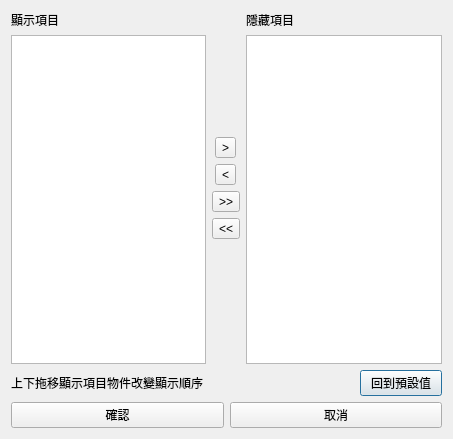
<?xml version="1.0" encoding="UTF-8"?>
<ui version="4.0">
 <class>Dialog</class>
 <widget class="QDialog" name="Dialog">
  <property name="geometry">
   <rect>
    <x>0</x>
    <y>0</y>
    <width>453</width>
    <height>439</height>
   </rect>
  </property>
  <property name="windowTitle">
   <string>編輯顯示項目</string>
  </property>
  <property name="toolTip">
   <string/>
  </property>
  <layout class="QVBoxLayout" name="verticalLayout">
   <item>
    <layout class="QHBoxLayout" name="horizontalLayout_2">
     <item>
      <layout class="QVBoxLayout" name="verticalLayout_3">
       <item>
        <widget class="QLabel" name="label">
         <property name="text">
          <string>顯示項目</string>
         </property>
        </widget>
       </item>
       <item>
        <widget class="QListWidget" name="qtShowListWidget"/>
       </item>
      </layout>
     </item>
     <item>
      <layout class="QVBoxLayout" name="verticalLayout_2">
       <item>
        <spacer name="verticalSpacer">
         <property name="orientation">
          <enum>Qt::Vertical</enum>
         </property>
         <property name="sizeHint" stdset="0">
          <size>
           <width>20</width>
           <height>40</height>
          </size>
         </property>
        </spacer>
       </item>
       <item>
        <layout class="QHBoxLayout" name="horizontalLayout_3">
         <item>
          <widget class="QToolButton" name="qtHideSelectToolButton">
           <property name="toolTip">
            <string>隱藏所選項目</string>
           </property>
           <property name="text">
            <string>&gt;</string>
           </property>
          </widget>
         </item>
        </layout>
       </item>
       <item>
        <layout class="QHBoxLayout" name="horizontalLayout_4">
         <item>
          <widget class="QToolButton" name="qtShowSelectToolButton">
           <property name="toolTip">
            <string>顯示所選項目</string>
           </property>
           <property name="text">
            <string>&lt;</string>
           </property>
          </widget>
         </item>
        </layout>
       </item>
       <item>
        <widget class="QToolButton" name="qtHideAllToolButton">
         <property name="toolTip">
          <string>隱藏所有項目</string>
         </property>
         <property name="text">
          <string>&gt;&gt;</string>
         </property>
        </widget>
       </item>
       <item>
        <widget class="QToolButton" name="qtShowAllToolButton">
         <property name="toolTip">
          <string>顯示所有項目</string>
         </property>
         <property name="text">
          <string>&lt;&lt;</string>
         </property>
        </widget>
       </item>
       <item>
        <spacer name="verticalSpacer_2">
         <property name="orientation">
          <enum>Qt::Vertical</enum>
         </property>
         <property name="sizeHint" stdset="0">
          <size>
           <width>20</width>
           <height>40</height>
          </size>
         </property>
        </spacer>
       </item>
      </layout>
     </item>
     <item>
      <layout class="QVBoxLayout" name="verticalLayout_4">
       <item>
        <widget class="QLabel" name="label_2">
         <property name="text">
          <string>隱藏項目</string>
         </property>
        </widget>
       </item>
       <item>
        <widget class="QListWidget" name="qtHideListWidget"/>
       </item>
      </layout>
     </item>
    </layout>
   </item>
   <item>
    <layout class="QHBoxLayout" name="horizontalLayout_5">
     <item>
      <widget class="QLabel" name="label_3">
       <property name="text">
        <string>上下拖移顯示項目物件改變顯示順序</string>
       </property>
      </widget>
     </item>
     <item>
      <spacer name="horizontalSpacer">
       <property name="orientation">
        <enum>Qt::Horizontal</enum>
       </property>
       <property name="sizeHint" stdset="0">
        <size>
         <width>40</width>
         <height>20</height>
        </size>
       </property>
      </spacer>
     </item>
     <item>
      <widget class="QPushButton" name="qtResetToDefaultPushButton">
       <property name="text">
        <string>  回到預設值  </string>
       </property>
      </widget>
     </item>
    </layout>
   </item>
   <item>
    <layout class="QHBoxLayout" name="horizontalLayout">
     <item>
      <widget class="QPushButton" name="qtOkPushButton">
       <property name="text">
        <string>確認</string>
       </property>
      </widget>
     </item>
     <item>
      <widget class="QPushButton" name="qtCancelPushButton">
       <property name="text">
        <string>取消</string>
       </property>
      </widget>
     </item>
    </layout>
   </item>
  </layout>
 </widget>
 <resources/>
 <connections/>
</ui>
